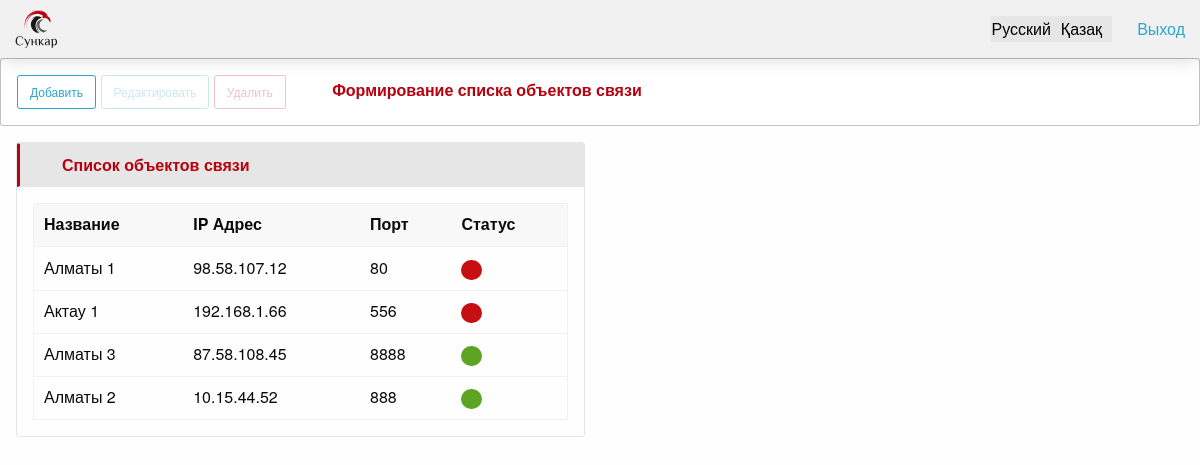
/communication_objects/, run on an earlier commit of the app's database.
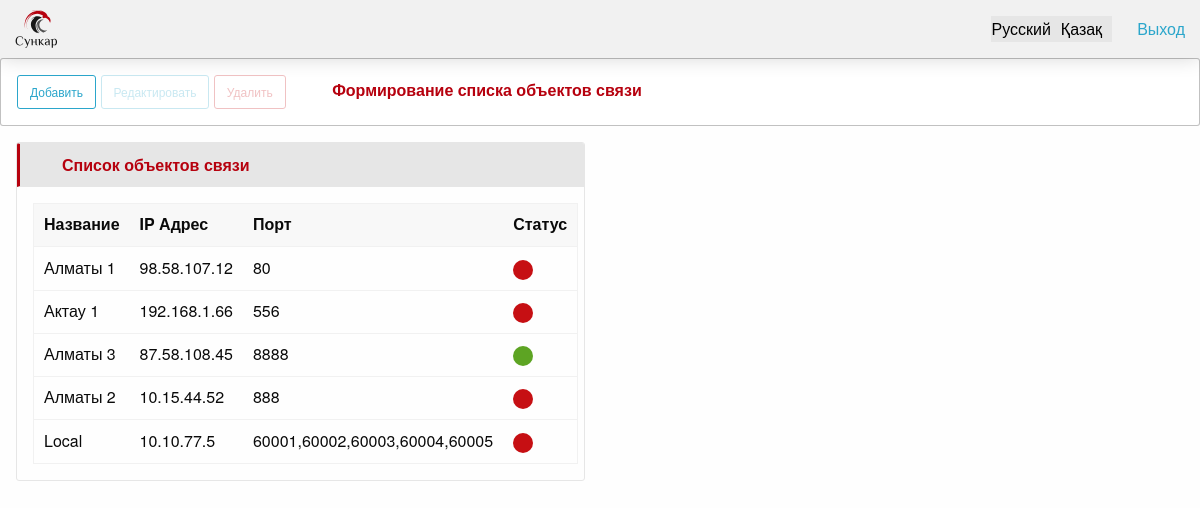
And on a later commit of the database.
### apps/kernel/models.py (models this page shows, shortened)
class CommunicationObject(TimestampMixin):
    class Meta:
        verbose_name = 'Объект связи'
        verbose_name_plural = 'Объекты связи'
        permissions = (
            ('menu_view_communication_objects', 'Объекты связи - в Меню'),
        )
    name = models.CharField(
        max_length=256,
        verbose_name='Название'
    )
    ip_address = models.GenericIPAddressField(
        verbose_name='IP адрес'
    )
    port = models.CharField(
        max_length=128,
        verbose_name='порт'
    )
    state = models.BooleanField(
        default=True,
        verbose_name='Статус'
    )

### apps/kernel/views.py (the view)
class CommunicationObjectView(ListView):
    template_name = 'kernel/communication_object/index.html'
    model = models.CommunicationObject
    context_object_name = 'communication_objects'
    def get_context_data(self, *, object_list=None, **kwargs):
        ctx = super().get_context_data(**kwargs)
        ctx['form_obj'] = forms.CommunicationObjectForm
        return ctx

### apps/system/context_processors.py (called while the page is built, shortened)
def menu_context(request):
    context_data = dict()
    user = request.user
    if not request.user.is_authenticated:
        return context_data

### apps/kernel/templates/kernel/communication_object/index.html (shortened to what this page needs)
{% extends 'kernel/communication_object/base_communication_object.html' %}
{% load i18n %}
{% block actions %}
    <a class="button small hollow button_custom" onclick="onAdd()">
        {% translate 'add_button' %}
    </a>
    <button class="button small hollow button_custom action_button" disabled onclick="onEdit(this)">
        {% translate 'edit_button' %}
    </button>
    <button class="button small hollow alert button_custom action_button" disabled data-open="delete-window"
            onclick="onDelete(this)">
        {% translate 'delete_button' %}
    </button>
    <span class="headers_section">
        {% translate 'header_section_communication_object' %}
    </span>
{% endblock %}
{% block content %}
    <div class="card">
        <div class="card-divider">
            <span class="headers_local">
                {% translate 'header_list_communication_objects' %}
            </span>
        </div>
        <div class="card-section">
            <table class="unstriped">
                <thead>
                <tr>
                    <th>Название</th>
                    <th>IP Адрес</th>
                    <th>Порт</th>
                    <th>Статус</th>
                </tr>
                </thead>
                <tbody>
                {% for obj in communication_objects %}
                    <tr class="items" id="{{ obj.id }}">
                        <td>
                            {{ obj.name }}
                        </td>
                        <td>
                            {{ obj.ip_address }}
                        </td>
                        <td>
                            {{ obj.port }}
                        </td>
                        <td>
                            {% if obj.state %}
                                <span class="badge success">&nbsp;</span>
                            {% else %}
                                <span class="badge alert">&nbsp;</span>
                            {% endif %}
                        </td>
                    </tr>
                {% endfor %}
                </tbody>
            </table>
        </div>
    </div>
{% endblock %}

What changed in the data, as far as the page shows it:
changed CommunicationObject "Алматы 2": state True → False (drawn)
added CommunicationObject: name "Local", ip_address "10.10.77.5", port "60001,60002,60003,60004,60005", state False (drawn)
